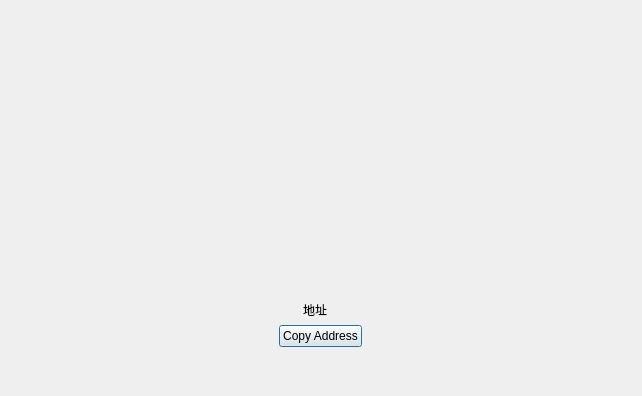
<?xml version="1.0" encoding="UTF-8"?>
<ui version="4.0">
 <class>ReceiveTokenPage</class>
 <widget class="QDialog" name="ReceiveTokenPage">
  <property name="enabled">
   <bool>true</bool>
  </property>
  <property name="geometry">
   <rect>
    <x>0</x>
    <y>0</y>
    <width>642</width>
    <height>396</height>
   </rect>
  </property>
  <property name="windowTitle">
   <string>接收</string>
  </property>
  <layout class="QVBoxLayout" name="verticalLayout_4">
   <property name="leftMargin">
    <number>30</number>
   </property>
   <property name="topMargin">
    <number>30</number>
   </property>
   <property name="rightMargin">
    <number>30</number>
   </property>
   <property name="bottomMargin">
    <number>30</number>
   </property>
   <item>
    <spacer name="verticalSpacer">
     <property name="orientation">
      <enum>Qt::Vertical</enum>
     </property>
     <property name="sizeHint" stdset="0">
      <size>
       <width>17</width>
       <height>13</height>
      </size>
     </property>
    </spacer>
   </item>
   <item alignment="Qt::AlignHCenter">
    <widget class="QWidget" name="widgetQRMargin" native="true">
     <layout class="QVBoxLayout" name="verticalLayout_3">
      <property name="spacing">
       <number>0</number>
      </property>
      <property name="leftMargin">
       <number>40</number>
      </property>
      <property name="topMargin">
       <number>40</number>
      </property>
      <property name="rightMargin">
       <number>40</number>
      </property>
      <property name="bottomMargin">
       <number>40</number>
      </property>
      <item>
       <widget class="QWidget" name="widgetQRFrame" native="true">
        <layout class="QVBoxLayout" name="verticalLayout_2">
         <property name="spacing">
          <number>0</number>
         </property>
         <property name="leftMargin">
          <number>0</number>
         </property>
         <property name="topMargin">
          <number>0</number>
         </property>
         <property name="rightMargin">
          <number>0</number>
         </property>
         <property name="bottomMargin">
          <number>0</number>
         </property>
         <item>
          <widget class="QRImageWidget" name="lblQRCode">
           <property name="minimumSize">
            <size>
             <width>170</width>
             <height>170</height>
            </size>
           </property>
           <property name="maximumSize">
            <size>
             <width>170</width>
             <height>170</height>
            </size>
           </property>
           <property name="text">
            <string/>
           </property>
           <property name="alignment">
            <set>Qt::AlignCenter</set>
           </property>
          </widget>
         </item>
        </layout>
       </widget>
      </item>
     </layout>
    </widget>
   </item>
   <item>
    <widget class="QWidget" name="widgetAddress" native="true">
     <layout class="QVBoxLayout" name="verticalLayout">
      <item>
       <layout class="QHBoxLayout" name="horizontalLayout_2">
        <item>
         <spacer name="horizontalSpacer_4">
          <property name="orientation">
           <enum>Qt::Horizontal</enum>
          </property>
          <property name="sizeHint" stdset="0">
           <size>
            <width>10</width>
            <height>10</height>
           </size>
          </property>
         </spacer>
        </item>
        <item>
         <widget class="QLabel" name="labelTokenAddressText">
          <property name="text">
           <string>地址</string>
          </property>
         </widget>
        </item>
        <item>
         <widget class="QLabel" name="labelTokenAddress">
          <property name="text">
           <string/>
          </property>
          <property name="textInteractionFlags">
           <set>Qt::LinksAccessibleByMouse|Qt::TextSelectableByMouse</set>
          </property>
         </widget>
        </item>
        <item>
         <spacer name="horizontalSpacer_5">
          <property name="orientation">
           <enum>Qt::Horizontal</enum>
          </property>
          <property name="sizeHint" stdset="0">
           <size>
            <width>10</width>
            <height>10</height>
           </size>
          </property>
         </spacer>
        </item>
       </layout>
      </item>
      <item alignment="Qt::AlignHCenter">
       <widget class="QPushButton" name="copyAddressButton">
        <property name="text">
         <string>Copy Address</string>
        </property>
       </widget>
      </item>
     </layout>
    </widget>
   </item>
   <item>
    <spacer name="verticalSpacer_5">
     <property name="orientation">
      <enum>Qt::Vertical</enum>
     </property>
     <property name="sizeHint" stdset="0">
      <size>
       <width>20</width>
       <height>16</height>
      </size>
     </property>
    </spacer>
   </item>
  </layout>
 </widget>
 <customwidgets>
  <customwidget>
   <class>QRImageWidget</class>
   <extends>QLabel</extends>
   <header>qt/receiverequestdialog.h</header>
  </customwidget>
 </customwidgets>
 <resources/>
 <connections/>
</ui>
